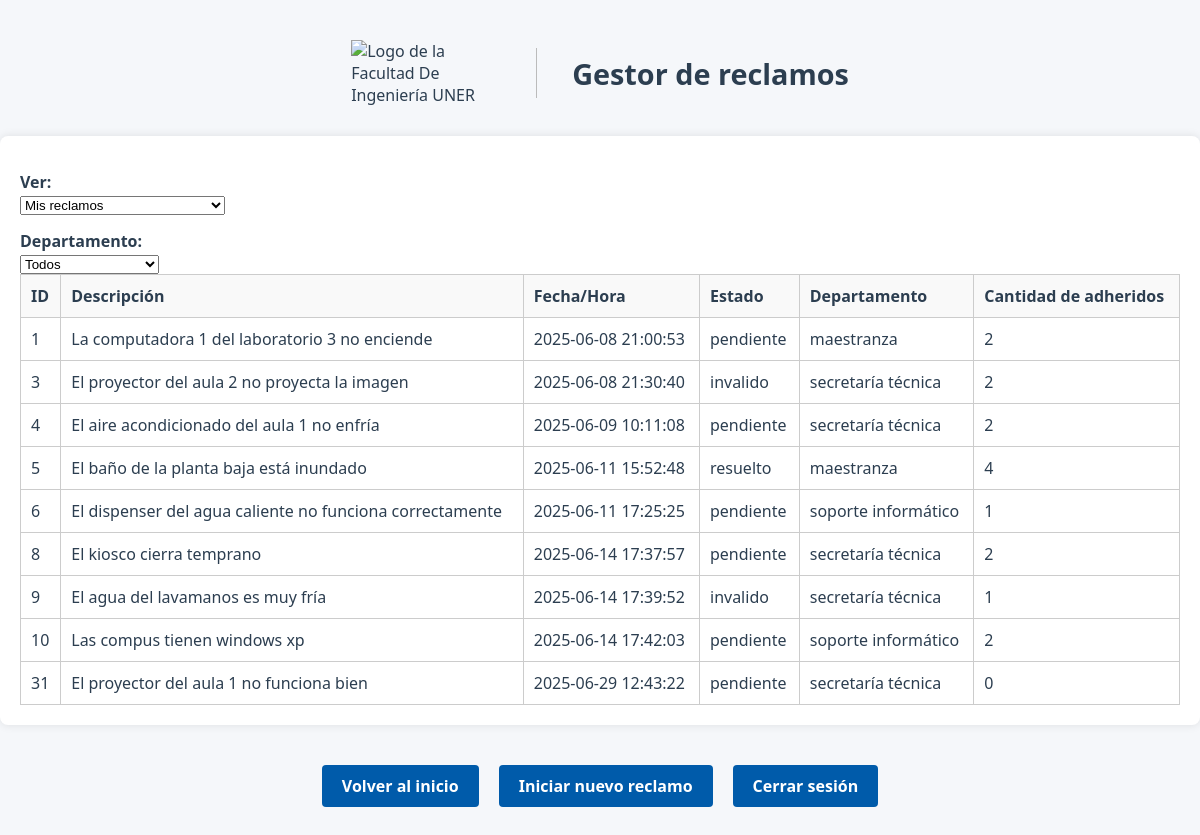
The page /listarReclamos (signed in) on the database its author committed.
### modules/modelosDTO.py (models this page shows, shortened)
class ModeloReclamo(Base):
    __tablename__ = 'Reclamos'
    id = Column(Integer(), primary_key=True, autoincrement=True)
    idUsuario = Column(Integer, ForeignKey('Usuarios.id'), nullable=False)
    fechaYHora = Column(String(50), nullable=False)  # Formato de fecha y hora
    estado = Column(String(20), nullable=False, default='pendiente')
    tiempoResolucion = Column(Integer, nullable=True, default=None)
    departamento = Column(String(20), nullable=False)
    numeroAdheridos = Column(Integer, nullable=False, default=0)
    descripcion = Column(Text, nullable=False)
    imagen = Column(String(255), nullable=True)
    usuariosAdheridos = relationship(
        "ModeloUsuario",
        secondary=asociacion_usuarios_adheridos,
        backref="reclamosAdheridos"
    ) #como definimos backref no hace falta poner la relacion inversa

### server.py (the view)
@app.route("/listarReclamos", methods=["GET", "POST"])
@login_required
def listarReclamos():
    username = current_user.nombre
    idUsuario = current_user.id
    filtroUsuario = request.form.get("filtroUsuario", "mios")
    filtroDepartamento = request.form.get("filtroDepartamento", "todos")
    if filtroUsuario == "todos":
        reclamosFiltrados = repoReclamo.obtenerRegistrosFiltro("estado", "pendiente")
    elif filtroUsuario == "mios":
        reclamosMios = repoReclamo.obtenerRegistrosFiltro("idUsuario", idUsuario)
        todosReclamos = repoReclamo.obtenerRegistrosTotales()
        reclamosAdheridos = [r for r in todosReclamos if idUsuario in r.usuariosAdheridos]
        reclamosFiltrados = list({r.id: r for r in reclamosMios + reclamosAdheridos}.values())
    if filtroDepartamento != "todos":
        reclamosFiltrados = [
            r for r in reclamosFiltrados if r.departamento == filtroDepartamento
        ]
    return render_template(
        "listarReclamos.html",
        reclamos=reclamosFiltrados,
        username=username,
        idUsuario=idUsuario,
        filtro_usuario=filtroUsuario
    )

### modules/gestorLogin.py (called while the page is built)
    def __cargarUsuarioActual(self, idUsuario):
        usuario = self.__gestorUsuarios.cargarUsuario(idUsuario)
        if usuario:
            return FlaskLoginUser(usuario)
        return None

### modules/gestorUsuarios.py (called while the page is built)
    def cargarUsuario(self, idUsuario):
        registro = self.__repo.obtenerRegistroFiltro("id", idUsuario) #devuelve un objeto Usuario o None
        return registro.to_dict() if registro else None

### modules/reclamo.py (called while the page is built)
    @property
    def id(self):
        return self.__id

    @property
    def fechaYHora(self):
        return self.__fechaYHora

    @property
    def estado(self):
        return self.__estado

    @property
    def departamento(self):
        return self.__departamento

    @property
    def numeroAdheridos(self):
        return self.__numeroAdheridos

    @property
    def descripcion(self):
        return self.__descripcion

    @property
    def usuariosAdheridos(self):
        return self.__usuariosAdheridos

### modules/repositorioConcretoBD.py (called while the page is built)
    def obtenerRegistroFiltro(self, filtro, valor):
        modeloUsuario = self.__session.query(ModeloUsuario).filter_by(**{filtro:valor}).first()
        return self.__map_modelo_a_usuario(modeloUsuario) if modeloUsuario else None

    def __map_modelo_a_usuario(self, modeloUsuario: ModeloUsuario):
        return Usuario(
            id=modeloUsuario.id,  # Asumiendo que el modelo tiene un campo id
            nombre=modeloUsuario.nombre,
            apellido=modeloUsuario.apellido,
            email=modeloUsuario.email,
            nombreUsuario=modeloUsuario.nombreUsuario,
            rol=modeloUsuario.rol,
            password=modeloUsuario.password
        )

    def obtenerRegistrosFiltro(self, filtro, valor):
        if isinstance(valor, list) and len(valor) > 0:
            valor = valor[0]
        modeloReclamo = self.__session.query(ModeloReclamo).filter_by(**{filtro: valor}).all()
        if modeloReclamo:
            return [self.__map_modelo_a_reclamo(reclamo) for reclamo in modeloReclamo]
        return []

    def obtenerRegistrosTotales(self):
        modeloReclamo = self.__session.query(ModeloReclamo).all()
        return [self.__map_modelo_a_reclamo(reclamo) for reclamo in modeloReclamo]

### modules/usuario.py (called while the page is built)
    @property
    def id(self):
        return self.__id

    @property
    def nombre(self):
        return self.__nombre

    @property
    def apellido(self):
        return self.__apellido

    @property
    def email(self):
        return self.__email

    @property
    def nombreUsuario(self):
        return self.__nombreUsuario

### templates/listarReclamos.html (shortened to what this page needs)
<!DOCTYPE html>
<html lang="es">
<head>
    <link rel="stylesheet" href="{{ url_for('static', filename='style.css') }}">
</head>
<body>
    <div class="header">
        <img src="{{ url_for('static', filename='logoFiuner.png') }}" alt="Logo de la Facultad De Ingeniería UNER" class="logo" width="150" height="50">
        <h1>Gestor de reclamos</h1>
    </div>
<div class="tabla-reclamos">
    <form method="post" action="{{ url_for('listarReclamos') }}">
        <div class="filtros-superiores">
            <label for="filtroUsuario">Ver:</label>
            <select name="filtroUsuario" onchange="this.form.submit()">
                <option value="mios" {% if request.form.get('filtroUsuario') == 'mios' %}selected{% endif %}>Mis reclamos</option>
            </select>
            <label for="filtroDepartamento">Departamento:</label>
            <select name="filtroDepartamento" onchange="this.form.submit()">
                <option value="todos" {% if request.form.get('filtroDepartamento') == 'todos' %}selected{% endif %}>Todos</option>
            </select>
        </div>
    </form>
    <table>
        <thead>
            <tr>
                <th>ID</th>
                <th>Descripción</th>
                <th>Fecha/Hora</th>
                <th>Estado</th>
                <th>Departamento</th>
                <th>Cantidad de adheridos</th>
            </tr>
        </thead>
        <tbody>
            {% if reclamos %}
                {% for reclamo in reclamos %}
                    <tr>
                        <td>{{ reclamo.id }}</td>
                        <td>{{ reclamo.descripcion }}</td>
                        <td>{{ reclamo.fechaYHora }}</td>
                        <td>{{ reclamo.estado }}</td>
                        <td>{{ reclamo.departamento }}</td>
                        <td>{{ reclamo.numeroAdheridos }}</td>
                    </tr>
                {% endfor %}
            {% else %}
                <tr>
                    <td colspan="7" style="text-align: center;">No hay reclamos para mostrar.</td>
                </tr>
            {% endif %}
        </tbody>
    </table>
</div>
    <div class="botones">
        <a href="{{ url_for('bienvenido') }}" class="btn-registro">Volver al inicio</a>
        <a href="{{ url_for('crearReclamos') }}" class="btn-registro">Iniciar nuevo reclamo</a>
        <a href="{{ url_for('logout') }}" class="btn-registro">Cerrar sesión</a>
    </div>
</body>
</html>

### static/style.css (style rules this page uses)
.header { display: flex; align-items: center; justify-content: center; gap: 20px; margin-top: 40px; padding: 0 20px; text-align: left; flex-wrap: wrap; }
body { font-family: 'Segoe UI', 'Roboto', 'Helvetica Neue', sans-serif; background-color: #f5f7fa; color: #2c3e50; margin: 0; padding: 0; min-height: 100vh; }
.logo { width: 150px; height: auto; }
h1 { font-size: 1.8em; color: #2c3e50; margin: 0; }
.btn-registro, .links { display: inline-block; padding: 10px 20px; background-color: #005baa; color: #fff !important; border: none; border-radius: 4px; text-decoration: none; font-weight: bold; margin-top: 10px; transition: background 0.2s; cursor: pointer; }
form { background-color: transparent; padding: 0; margin-top: 0; border-radius: 0; box-shadow: none; width: 100%; max-width: none; }
label { display: block; margin-top: 15px; font-weight: 600; }
.botones { display: flex; gap: 20px; flex-wrap: wrap; justify-content: center; margin-top: 20px; }
.tabla-reclamos { background-color: white; width: 100%; padding: 20px; box-sizing: border-box; border-radius: 8px; box-shadow: 0 0 10px rgba(0,0,0,0.1); margin-top: 30px; }
.tabla-reclamos table { width: 100%; border-collapse: collapse; }
.tabla-reclamos th, .tabla-reclamos td { padding: 10px; border: 1px solid #ccc; text-align: left; }
.tabla-reclamos thead { background-color: #f9f9f9; }
.botones { margin-top: 30px; text-align: center; }
.header { display: flex; align-items: center; gap: 15px; margin-bottom: 20px; }

### rows shown on the page
ModeloReclamo: id "1", descripcion "La computadora 1 del laboratorio 3 no enciende", fechaYHora "2025-06-08 21:00:53", estado "pendiente", departamento "maestranza", numeroAdheridos "2"
ModeloReclamo: id "3", descripcion "El proyector del aula 2 no proyecta la imagen", fechaYHora "2025-06-08 21:30:40", estado "invalido", departamento "secretaría técnica", numeroAdheridos "2"
ModeloReclamo: id "4", descripcion "El aire acondicionado del aula 1 no enfría", fechaYHora "2025-06-09 10:11:08", estado "pendiente", departamento "secretaría técnica", numeroAdheridos "2"
ModeloReclamo: id "5", descripcion "El baño de la planta baja está inundado", fechaYHora "2025-06-11 15:52:48", estado "resuelto", departamento "maestranza", numeroAdheridos "4"
ModeloReclamo: id "6", descripcion "El dispenser del agua caliente no funciona correctamente", fechaYHora "2025-06-11 17:25:25", estado "pendiente", departamento "soporte informático", numeroAdheridos "1"
ModeloReclamo: id "8", descripcion "El kiosco cierra temprano", fechaYHora "2025-06-14 17:37:57", estado "pendiente", departamento "secretaría técnica", numeroAdheridos "2"
ModeloReclamo: id "9", descripcion "El agua del lavamanos es muy fría", fechaYHora "2025-06-14 17:39:52", estado "invalido", departamento "secretaría técnica", numeroAdheridos "1"
ModeloReclamo: id "10", descripcion "Las compus tienen windows xp", fechaYHora "2025-06-14 17:42:03", estado "pendiente", departamento "soporte informático", numeroAdheridos "2"
ModeloReclamo: id "31", descripcion "El proyector del aula 1 no funciona bien", fechaYHora "2025-06-29 12:43:22", estado "pendiente", departamento "secretaría técnica", numeroAdheridos "0"
